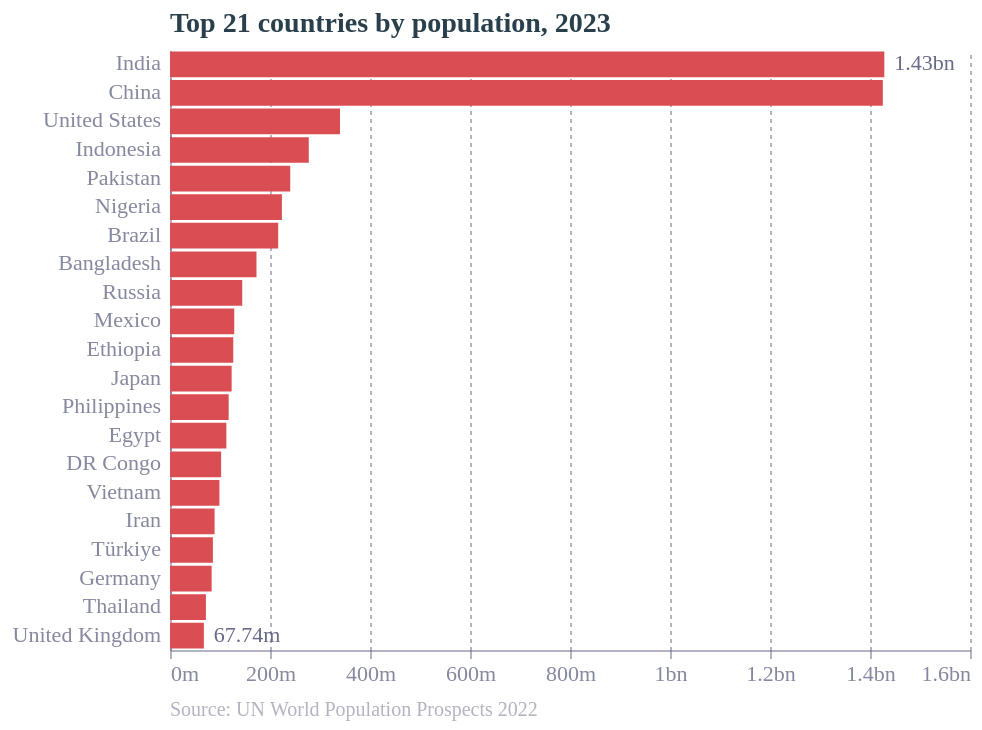

This figure's Vega-Lite source:
### Vega-Lite specification from a JSON file in a GitHub repository (floating-point values rounded to 4 significant figures)
{"config": {"font": "Circular Std", "text": {"color": "#676A86", "align": "left", "baseline": "middle", "dx": 7, "dy": 0, "fontSize": 11}, "view": {"stroke": null, "continuousWidth": 400, "continuousHeight": 300, "discreteWidth": 400, "discreteHeight": 300}, "bar": {"color": "#179fdb"}, "line": {"color": "#e6224b"}, "rule": {"color": "#676A86"}, "point": {"filled": true, "size": 80, "color": "#e6224b", "opacity": 0.95}, "geoshape": {"stroke": "white", "strokeWidth": 0.3}, "rect": {"fill": "#d6d4d4", "opacity": 0.3}, "axis": {"labelColor": "#676A86", "labelFontSize": 11, "labelFont": "Circular Std", "labelOpacity": 0.8, "tickColor": "#676A86", "tickOpacity": 0.5, "domainColor": "#676A86", "domainOpacity": 0.5, "gridColor": "#676A86", "gridDash": [2, 2], "gridOpacity": 0.5, "title": null, "titleColor": "#676A86", "titleOpacity": 0.8, "tickSize": 4}, "axisXDiscrete": {"grid": false, "labelAngle": 0, "tickCount": 10, "tickOpacity": 0.5, "title": null}, "axisYDiscrete": {"ticks": false, "labelPadding": 5}, "axisXTemporal": {"grid": false, "ticks": true}, "axisXQuantitative": {"grid": true}, "axisYQuantitative": {"gridColor": "#676A86", "gridDash": [1, 5], "gridOpacity": 0.5, "ticks": false, "labelPadding": 5, "tickCount": 8, "titleAngle": 0, "titleAlign": "left", "titleBaseline": "bottom", "titleX": 0, "titleY": -5}, "title": {"color": "#122b39E6", "subtitleColor": "#122b39CC", "font": "Circular Std", "subtitleFont": "Circular Std", "anchor": "start", "fontSize": 14, "subtitleFontSize": 11, "subtitlePadding": 4, "offset": 6, "frame": "group"}, "legend": {"titleColor": "#122b39", "title": null, "labelColor": "#122b39", "labelFontSize": 11}}, "layer": [{"data": {"name": "data-a564e69b249e1fea78728ff56611a802"}, "mark": {"type": "bar", "color": "rgb(218,77,82)"}, "encoding": {"x": {"axis": {"labelExpr": "datum.value < 1e9 ? datum.value/1e6 + \"m\" : datum.value/1e9 + \"bn\""}, "field": "Population", "type": "quantitative"}, "y": {"field": "Country", "sort": "-x", "type": "nominal"}}, "title": {"text": "Top 21 countries by population, 2023"}}, {"data": {"name": "data-d285a7403ed98ae579761d64a864032b"}, "mark": {"type": "text", "align": "left", "dx": 0, "dy": 0, "fontSize": 10, "opacity": 0.5, "text": "Source: UN World Population Prospects 2022"}, "encoding": {"x": {"value": 0}, "y": {"value": 330}}}, {"data": {"name": "data-a564e69b249e1fea78728ff56611a802"}, "mark": {"type": "text", "align": {"expr": "datum.Population < 0 ? \"right\" : \"left\""}, "baseline": "middle", "dx": {"expr": "datum.Population < 0 ? -2 : 5"}}, "encoding": {"opacity": {"condition": {"test": {"field": "ISO3", "oneOf": ["IND", "GBR"]}, "value": 1}, "value": 0}, "text": {"field": "label", "type": "nominal"}, "x": {"axis": {"labelExpr": "datum.value < 1e9 ? datum.value/1e6 + \"m\" : datum.value/1e9 + \"bn\""}, "field": "Population", "type": "quantitative"}, "y": {"field": "Country", "sort": "-x", "type": "nominal"}}, "title": {"text": "Top 21 countries by population, 2023"}}], "$schema": "https://vega.github.io/schema/vega-lite/v5.17.0.json", "datasets": {"data-a564e69b249e1fea78728ff56611a802": [{"Rank": 1, "Country": "India", "ISO3": "IND", "Population": 1428627663, "Share": 0.1776, "Source": "United Nations, via Worldometers 2023", "label": "1.43bn"}, {"Rank": 2, "Country": "China", "ISO3": "CHN", "Population": 1425671352, "Share": 0.1772, "Source": null, "label": "1.43bn"}, {"Rank": 3, "Country": "United States", "ISO3": "USA", "Population": 339996563, "Share": 0.0423, "Source": null, "label": "340.00m"}, {"Rank": 4, "Country": "Indonesia", "ISO3": "IDN", "Population": 277534122, "Share": 0.0345, "Source": null, "label": "277.53m"}, {"Rank": 5, "Country": "Pakistan", "ISO3": "PAK", "Population": 240485658, "Share": 0.0299, "Source": null, "label": "240.49m"}, {"Rank": 6, "Country": "Nigeria", "ISO3": "NGA", "Population": 223804632, "Share": 0.0278, "Source": null, "label": "223.80m"}, {"Rank": 7, "Country": "Brazil", "ISO3": "BRA", "Population": 216422446, "Share": 0.0269, "Source": null, "label": "216.42m"}, {"Rank": 8, "Country": "Bangladesh", "ISO3": "BGD", "Population": 172954319, "Share": 0.0215, "Source": null, "label": "172.95m"}, {"Rank": 9, "Country": "Russia", "ISO3": "RUS", "Population": 144444359, "Share": 0.018, "Source": null, "label": "144.44m"}, {"Rank": 10, "Country": "Mexico", "ISO3": "MEX", "Population": 128455567, "Share": 0.016, "Source": null, "label": "128.46m"}, {"Rank": 11, "Country": "Ethiopia", "ISO3": "ETH", "Population": 126527060, "Share": 0.0157, "Source": null, "label": "126.53m"}, {"Rank": 12, "Country": "Japan", "ISO3": "JPN", "Population": 123294513, "Share": 0.0153, "Source": null, "label": "123.29m"}, {"Rank": 13, "Country": "Philippines", "ISO3": "PHL", "Population": 117337368, "Share": 0.0146, "Source": null, "label": "117.34m"}, {"Rank": 14, "Country": "Egypt", "ISO3": "EGY", "Population": 112716598, "Share": 0.014, "Source": null, "label": "112.72m"}, {"Rank": 15, "Country": "DR Congo", "ISO3": "COD", "Population": 102262808, "Share": 0.0127, "Source": null, "label": "102.26m"}, {"Rank": 16, "Country": "Vietnam", "ISO3": "VNM", "Population": 98858950, "Share": 0.0123, "Source": null, "label": "98.86m"}, {"Rank": 17, "Country": "Iran", "ISO3": "IRN", "Population": 89172767, "Share": 0.0111, "Source": null, "label": "89.17m"}, {"Rank": 18, "Country": "Türkiye", "ISO3": "TUR", "Population": 85816199, "Share": 0.0107, "Source": null, "label": "85.82m"}, {"Rank": 19, "Country": "Germany", "ISO3": "DEU", "Population": 83294633, "Share": 0.0104, "Source": null, "label": "83.29m"}, {"Rank": 20, "Country": "Thailand", "ISO3": "THA", "Population": 71801279, "Share": 0.0089, "Source": null, "label": "71.80m"}, {"Rank": 21, "Country": "United Kingdom", "ISO3": "GBR", "Population": 67736802, "Share": 0.0084, "Source": null, "label": "67.74m"}], "data-d285a7403ed98ae579761d64a864032b": [{"x": 0}]}, "width": 400, "height": 300}
